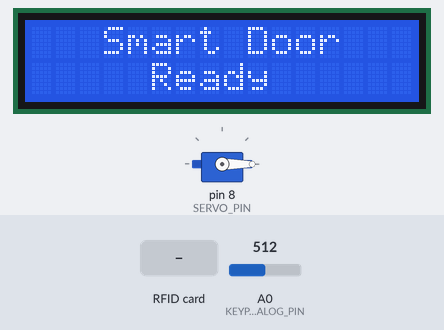
Recording of a sketch running on a simulated Arduino Uno, built with avr-gcc and run on an emulated ATmega328P. Shown: servo, 16×2 character LCD. The inputs (shaded band) are chosen by the test bench; at power-on: A0 (KEYPAD_ANALOG_PIN) = 512.

Above: at 0.2 s.
At 1.9 s:
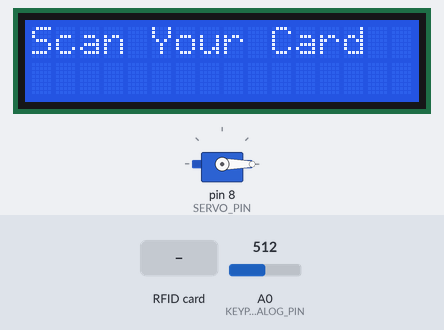
2.0 s: RFID card 73 BF F1 0B held to the reader
At 2.7 s:
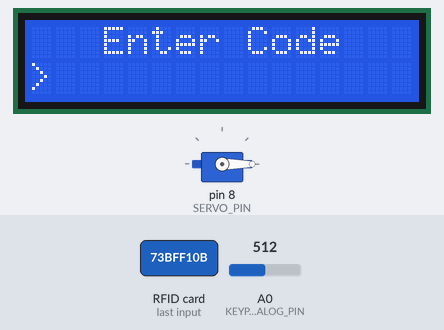
Timing chart, 0 to 5.0 s (numbered marks = the images above; inputs shaded):
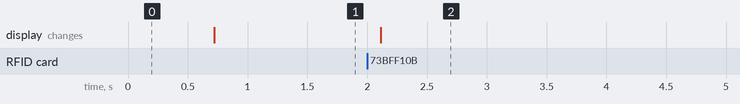

Measured:
- after the input at 2.0 s, the display: changes after 0.11 s (image 2)

The sketch:

main.ino
```cpp
#include <SPI.h>
#include <MFRC522.h>
#include <Servo.h>
#include <EEPROM.h>
#include <LiquidCrystal_74HC595.h>

LiquidCrystal_74HC595 lcd(2, 4, 3, 1, 3, 4, 5, 6, 7);

#define KEYPAD_ANALOG_PIN A0
#define BUZZ_PIN 6
#define SERVO_PIN 8

#define RFID_RST_PIN 9
#define RFID_SS_PIN 10
MFRC522 rfid(RFID_SS_PIN, RFID_RST_PIN);

Servo doorServo;

const int PASS_LEN = 4;

const byte AUTH_TAGS[][4] = {
 {0x73, 0xBF, 0xF1, 0x0B}
};
const byte AUTH_TAG_COUNT = sizeof(AUTH_TAGS)/sizeof(AUTH_TAGS[0]);

const int KEY_VALUES[] = {
 76, 95, 135,      // 1,2,3
 80, 101,150,      // 4,5,6
 83,109,169,       // 7,8,9
 117,195,87,       // 0,#,*
 265,346,507,992 // A,B,C,D
};

const char KEYS[] = {
 '1','2','3',
 '4','5','6',
 '7','8','9',
 '0','#','*',
 'A','B','C','D'
};

#define ANALOG_TOLERANCE 8
#define NO_PRESS_VALUE 5
char getKeypadKey() {

    int v1 = analogRead(KEYPAD_ANALOG_PIN);
    if (v1 < NO_PRESS_VALUE) return '\0';

    delay(40);
    int v2 = analogRead(KEYPAD_ANALOG_PIN);

    if (abs(v1 - v2) > 8) return '\0';

    for (int i = 0; i < 16; i++) {
        if (v2 >= KEY_VALUES[i] - ANALOG_TOLERANCE &&
             v2 <= KEY_VALUES[i] + ANALOG_TOLERANCE) {

            char k = KEYS[i];

            while (analogRead(KEYPAD_ANALOG_PIN) > NO_PRESS_VALUE)
             delay(15);

            return k;
        }
    }

    return '\0';
}
void beep(unsigned long ms=120){
    digitalWrite(BUZZ_PIN,HIGH);
    delay(ms);
    digitalWrite(BUZZ_PIN,LOW);
}

void lcdCenter(const char* s, int row=0){
    int len = strlen(s);
    int pad = (16 - len)/2;
    if (pad < 0) pad=0;
    lcd.setCursor(pad, row);
    lcd.print(s);
}

void setLocked(bool locked){
    doorServo.write(locked ? 0 : 90);
}

void showMsg2(const char* l1, const char* l2, int ms=1200){
    lcd.clear();
    lcdCenter(l1,0);
    lcdCenter(l2,1);
    delay(ms);
}

bool askPassword(char* out){
    lcd.clear();
    lcdCenter("Enter Code",0);
    lcd.setCursor(0,1);
    lcd.print("> ");

    int idx=0;

    while(idx < PASS_LEN){
        char k = getKeypadKey();
        if (!k) continue;

        if (k >= '0' && k <= '9'){
            out[idx++] = k;
            lcd.print('*');
            beep(40);
        }
    }
    return true;
}

bool checkPassword(const char* c){
    const char correct[4] = {'1','2','3','4'};
    for(int i=0;i<4;i++)
        if (c[i] != correct[i]) return false;
    return true;
}

bool anyAuthorizedTagPresent(){

    if(!rfid.PICC_IsNewCardPresent()) return false;
    if(!rfid.PICC_ReadCardSerial()) return false;

    for(byte i=0;i<4;i++){
        if(rfid.uid.uidByte[i] != AUTH_TAGS[0][i])
         return false;
    }

    return true;
}

void openDoorFlow(){
    setLocked(false);
    showMsg2("Door","Opened");
    delay(5000);
    setLocked(true);
    showMsg2("Door","Closed");
}
void setup(){
    Serial.begin(115200);

    pinMode(BUZZ_PIN, OUTPUT);
    doorServo.attach(SERVO_PIN);
    setLocked(true);

    lcd.begin(16,2);
    lcdCenter("Smart Door",0);
    lcdCenter("Ready",1);

    SPI.begin();
    rfid.PCD_Init();

    delay(600);
}
void loop(){

    lcd.setCursor(0,0);
    lcd.print("Scan Your Card ");
    lcd.setCursor(0,1);
    lcd.print("           ");

    if(anyAuthorizedTagPresent()){
        beep(70);
        char pw[PASS_LEN];

        if(askPassword(pw)){
            if(checkPassword(pw)){
                showMsg2("Correct","Password");
                openDoorFlow();
            }
            else {
                showMsg2("Wrong","Password");
                beep(400);
            }
        }
    }

    delay(10);
}
```
